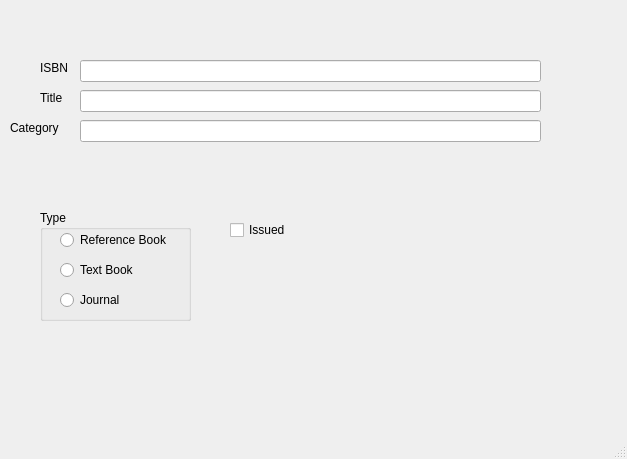
<?xml version="1.0" encoding="UTF-8"?>
<ui version="4.0">
 <class>ViewBook</class>
 <widget class="QMainWindow" name="ViewBook">
  <property name="geometry">
   <rect>
    <x>0</x>
    <y>0</y>
    <width>627</width>
    <height>459</height>
   </rect>
  </property>
  <property name="windowTitle">
   <string>ViewBook by Asghar</string>
  </property>
  <widget class="QWidget" name="centralwidget">
   <widget class="QLabel" name="Category">
    <property name="geometry">
     <rect>
      <x>40</x>
      <y>60</y>
      <width>81</width>
      <height>16</height>
     </rect>
    </property>
    <property name="text">
     <string>ISBN</string>
    </property>
   </widget>
   <widget class="QLabel" name="Category_2">
    <property name="geometry">
     <rect>
      <x>40</x>
      <y>90</y>
      <width>81</width>
      <height>16</height>
     </rect>
    </property>
    <property name="text">
     <string>Title</string>
    </property>
   </widget>
   <widget class="QLabel" name="Category_3">
    <property name="geometry">
     <rect>
      <x>10</x>
      <y>120</y>
      <width>61</width>
      <height>16</height>
     </rect>
    </property>
    <property name="text">
     <string>Category</string>
    </property>
   </widget>
   <widget class="QGroupBox" name="groupBox_3">
    <property name="geometry">
     <rect>
      <x>40</x>
      <y>210</y>
      <width>151</width>
      <height>111</height>
     </rect>
    </property>
    <property name="title">
     <string>Type</string>
    </property>
    <widget class="QRadioButton" name="referenceBookRadioButton">
     <property name="geometry">
      <rect>
       <x>20</x>
       <y>20</y>
       <width>131</width>
       <height>20</height>
      </rect>
     </property>
     <property name="text">
      <string>Reference Book</string>
     </property>
    </widget>
    <widget class="QRadioButton" name="textBookRadioButton">
     <property name="geometry">
      <rect>
       <x>20</x>
       <y>50</y>
       <width>95</width>
       <height>20</height>
      </rect>
     </property>
     <property name="text">
      <string>Text Book</string>
     </property>
    </widget>
    <widget class="QRadioButton" name="journalRadioButton">
     <property name="geometry">
      <rect>
       <x>20</x>
       <y>80</y>
       <width>95</width>
       <height>20</height>
      </rect>
     </property>
     <property name="text">
      <string>Journal</string>
     </property>
    </widget>
   </widget>
   <widget class="QCheckBox" name="Issued_checkBox">
    <property name="geometry">
     <rect>
      <x>230</x>
      <y>220</y>
      <width>81</width>
      <height>20</height>
     </rect>
    </property>
    <property name="text">
     <string>Issued</string>
    </property>
   </widget>
   <widget class="QLineEdit" name="ISBN_LineEdit">
    <property name="geometry">
     <rect>
      <x>80</x>
      <y>60</y>
      <width>461</width>
      <height>22</height>
     </rect>
    </property>
   </widget>
   <widget class="QLineEdit" name="Title_LineEdit">
    <property name="geometry">
     <rect>
      <x>80</x>
      <y>90</y>
      <width>461</width>
      <height>22</height>
     </rect>
    </property>
   </widget>
   <widget class="QLineEdit" name="Category_LineEdit">
    <property name="geometry">
     <rect>
      <x>80</x>
      <y>120</y>
      <width>461</width>
      <height>22</height>
     </rect>
    </property>
   </widget>
  </widget>
  <widget class="QMenuBar" name="menubar">
   <property name="geometry">
    <rect>
     <x>0</x>
     <y>0</y>
     <width>627</width>
     <height>26</height>
    </rect>
   </property>
  </widget>
  <widget class="QStatusBar" name="statusbar"/>
 </widget>
 <resources/>
 <connections/>
</ui>
